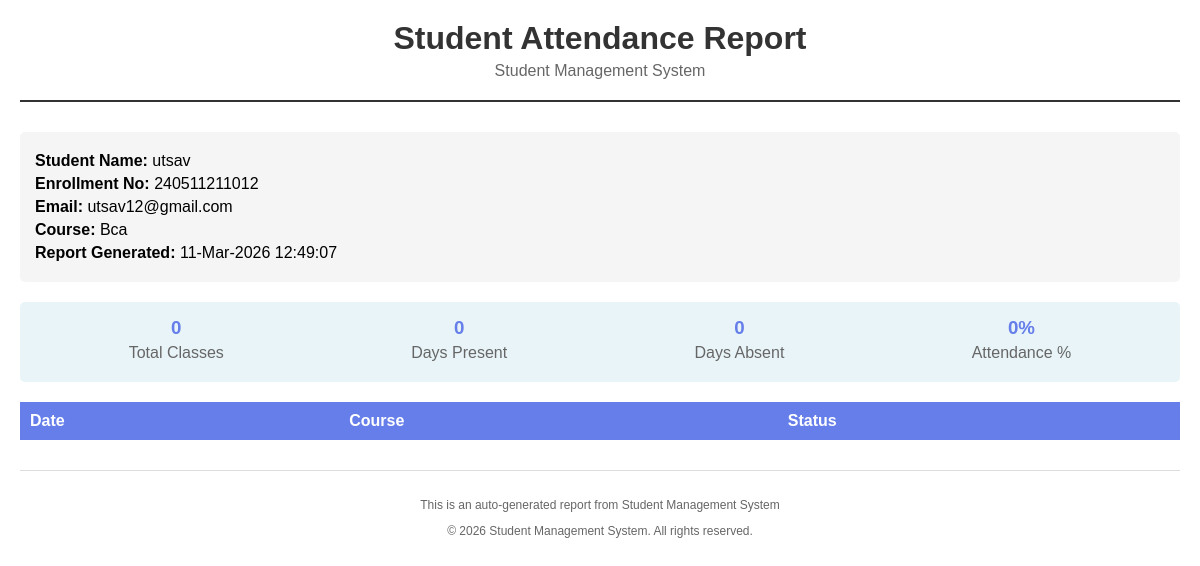
The page /reports/student_attendance_report.php (signed in) on the database its author committed.
### tables this page shows
CREATE TABLE `students` (
  `id` int(11) NOT NULL AUTO_INCREMENT,
  `enrollment_no` varchar(50) NOT NULL,
  `name` varchar(100) NOT NULL,
  `email` varchar(150) DEFAULT NULL,
  `phone` varchar(15) DEFAULT NULL,
  `gender` enum('Male','Female','Other') DEFAULT NULL,
  `dob` date DEFAULT NULL,
  `address` text DEFAULT NULL,
  `photo` varchar(255) DEFAULT NULL,
  `course_id` int(11) DEFAULT NULL,
  `admission_date` date DEFAULT NULL,
  `created_at` timestamp NOT NULL DEFAULT current_timestamp(),
  PRIMARY KEY (`id`),
  UNIQUE KEY `enrollment_no` (`enrollment_no`),
  KEY `course_id` (`course_id`),
  CONSTRAINT `students_ibfk_1` FOREIGN KEY (`course_id`) REFERENCES `courses` (`id`) ON DELETE SET NULL
);

CREATE TABLE `courses` (
  `id` int(11) NOT NULL AUTO_INCREMENT,
  `course_name` varchar(100) NOT NULL,
  `course_code` varchar(50) NOT NULL,
  `duration` varchar(50) DEFAULT NULL,
  `created_at` timestamp NOT NULL DEFAULT current_timestamp(),
  PRIMARY KEY (`id`),
  UNIQUE KEY `course_code` (`course_code`)
);

### reports/student_attendance_report.php (the view, shortened to what this page needs)
<?php
include "../config/db.php";
$user_id = $_SESSION['user_id'];
$student_query = "SELECT id, email, name, enrollment_no, course_id FROM students WHERE email = (SELECT email FROM users WHERE id='$user_id')";
$student_result = mysqli_query($conn, $student_query);
$student = mysqli_fetch_assoc($student_result);
$student_id = $student['id'];
$course_query = "SELECT course_name FROM courses WHERE id='" . intval($student['course_id']) . "'";
$course_result = mysqli_query($conn, $course_query);
$course = mysqli_fetch_assoc($course_result);
$course_name = $course['course_name'] ?? 'N/A';
$sql = "SELECT a.attendance_date, a.status, c.course_name
        FROM attendance a
        JOIN courses c ON a.course_id = c.id
        WHERE a.student_id='$student_id'
        ORDER BY a.attendance_date ASC";
$result = mysqli_query($conn, $sql);
$attendance_records = mysqli_fetch_all($result, MYSQLI_ASSOC);
$total_classes = count($attendance_records);
$present_count = 0;
$attendance_percentage = $total_classes > 0 ? round(($present_count / $total_classes) * 100, 2) : 0;
$html = '
<html>
<head>
</head>
<body>
    <div class="header">
        <h1>Student Attendance Report</h1>
        <p>Student Management System</p>
    </div>
    <div class="info-box">
        <p><strong>Student Name:</strong> ' . htmlspecialchars($student['name']) . '</p>
        <p><strong>Enrollment No:</strong> ' . htmlspecialchars($student['enrollment_no']) . '</p>
        <p><strong>Email:</strong> ' . htmlspecialchars($student['email']) . '</p>
        <p><strong>Course:</strong> ' . htmlspecialchars($course_name) . '</p>
        <p><strong>Report Generated:</strong> ' . date('d-M-Y H:i:s') . '</p>
    </div>
    <div class="stats">
        <div class="stat-item">
            <h3>' . $total_classes . '</h3>
            <p>Total Classes</p>
        </div>
        <div class="stat-item">
            <h3>' . $present_count . '</h3>
            <p>Days Present</p>
        </div>
        <div class="stat-item">
            <h3>' . ($total_classes - $present_count) . '</h3>
            <p>Days Absent</p>
        </div>
        <div class="stat-item">
            <h3>' . $attendance_percentage . '%</h3>
            <p>Attendance %</p>
        </div>
    </div>
    <table>
        <thead>
            <tr>
                <th>Date</th>
                <th>Course</th>
                <th>Status</th>
            </tr>
        </thead>
        <tbody>';
$html .= '
        </tbody>
    </table>
    <div class="footer">
        <p>This is an auto-generated report from Student Management System</p>
        <p>&copy; 2026 Student Management System. All rights reserved.</p>
    </div>
</body>
</html>';
echo $html;
?>

### reports/student_attendance_report.php (style rules this page uses)
body { font-family: Arial, sans-serif; margin: 20px; }
.header { text-align: center; margin-bottom: 30px; border-bottom: 2px solid #333; padding-bottom: 15px; }
.header h1 { margin: 0; color: #333; }
.header p { margin: 5px 0; color: #666; }
.info-box { background: #f5f5f5; padding: 15px; margin-bottom: 20px; border-radius: 5px; }
.info-box p { margin: 5px 0; }
.stats { display: flex; justify-content: space-around; margin: 20px 0; padding: 15px; background: #e8f4f8; border-radius: 5px; }
.stat-item { text-align: center; }
.stat-item h3 { margin: 0; color: #667eea; }
.stat-item p { margin: 5px 0; color: #666; }
table { width: 100%; border-collapse: collapse; margin-top: 20px; }
th { background: #667eea; color: white; padding: 10px; text-align: left; }
.footer { text-align: center; margin-top: 30px; padding-top: 15px; border-top: 1px solid #ddd; color: #666; font-size: 12px; }

### rows shown on the page
students: name "utsav", enrollment_no "240511211012", email "utsav12@gmail.com"
courses: course_name "Bca"

### other values the page prints
$total_classes "0"
$present_count "0"
$total_classes - $present_count "0"
$attendance_percentage "0"
